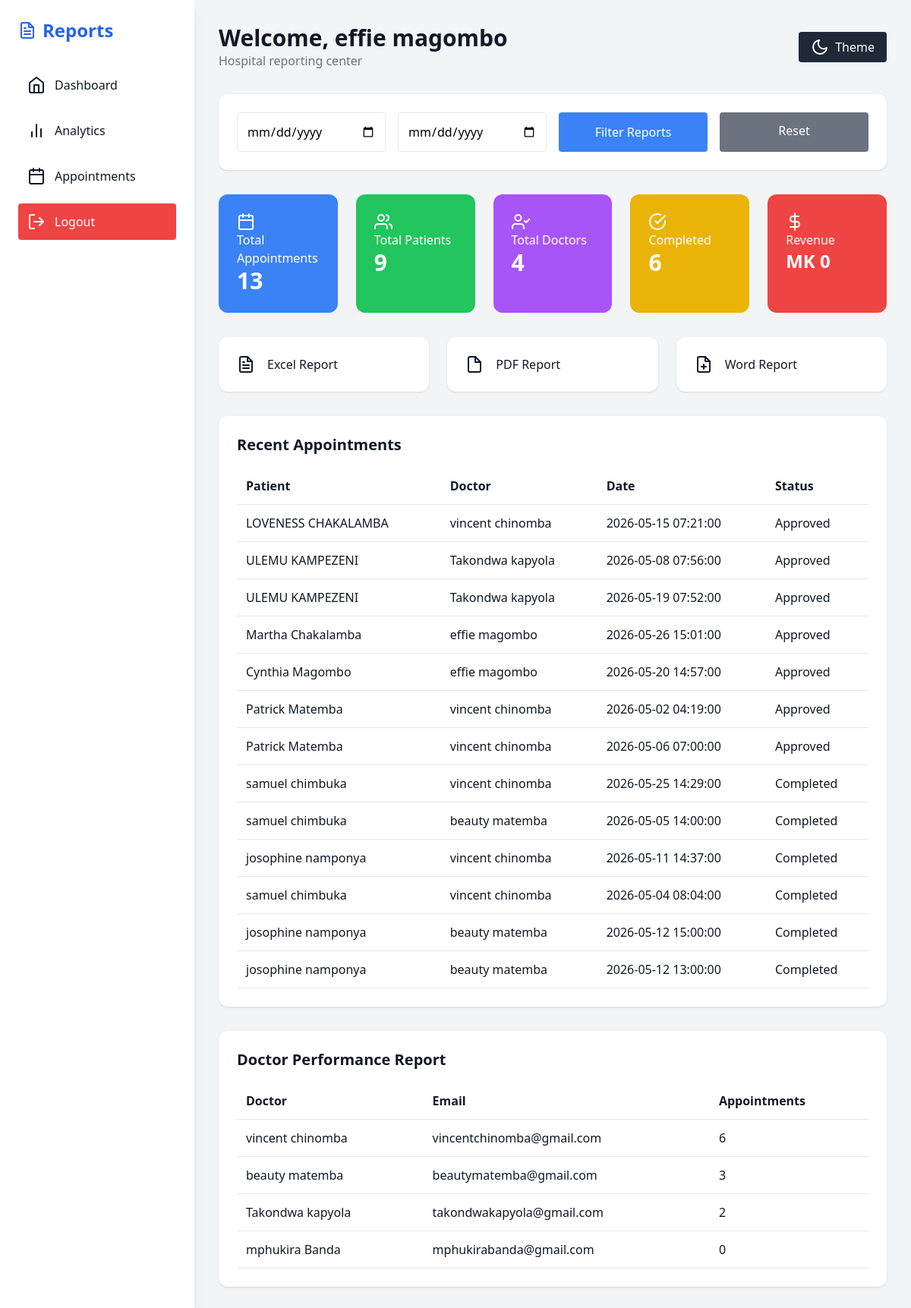
/reports.php (signed in), run on the app's committed database.
### tables this page shows
CREATE TABLE IF NOT EXISTS `appointments` (
  `id` int NOT NULL AUTO_INCREMENT,
  `patient_id` int NOT NULL,
  `doctor_id` int NOT NULL,
  `appointment_date` datetime NOT NULL,
  `reason` text,
  `status` enum('pending','approved','rejected','completed') DEFAULT 'pending',
  `created_at` timestamp NULL DEFAULT CURRENT_TIMESTAMP,
  PRIMARY KEY (`id`),
  KEY `patient_id` (`patient_id`),
  KEY `doctor_id` (`doctor_id`)
);

CREATE TABLE IF NOT EXISTS `users` (
  `id` int NOT NULL AUTO_INCREMENT,
  `name` varchar(100) NOT NULL,
  `email` varchar(150) NOT NULL,
  `national_identification` varchar(50) NOT NULL,
  `password` varchar(255) NOT NULL,
  `role` enum('patient','doctor','admin') NOT NULL DEFAULT 'patient',
  `created_at` timestamp NULL DEFAULT CURRENT_TIMESTAMP,
  `status` varchar(20) DEFAULT 'active',
  `profile_image` varchar(255) DEFAULT NULL,
  PRIMARY KEY (`id`),
  UNIQUE KEY `email` (`email`),
  UNIQUE KEY `national_identification` (`national_identification`)
);

### reports.php (the view, shortened to what this page needs)
<?php
require "db.php";
$adminName = $_SESSION['user']['name'] ?? "Admin";
$startDate = $_GET['start_date'] ?? '';
$endDate   = $_GET['end_date'] ?? '';
$dateCondition = "";
$totalAppointments = $conn->query("
    SELECT COUNT(*) AS total
    FROM appointments a
    WHERE 1=1 $dateCondition
")->fetch_assoc()['total'];
$totalPatients = $conn->query("
    SELECT COUNT(*) AS total
    FROM users
    WHERE role='patient'
")->fetch_assoc()['total'];
$totalDoctors = $conn->query("
    SELECT COUNT(*) AS total
    FROM users
    WHERE role='doctor'
")->fetch_assoc()['total'];
$completedAppointments = $conn->query("
    SELECT COUNT(*) AS total
    FROM appointments a
    WHERE a.status='completed'
")->fetch_assoc()['total'];
$revenue = 0;
$appointments = $conn->query("
    SELECT a.*,
           p.name AS patient_name,
           d.name AS doctor_name
    FROM appointments a
    LEFT JOIN users p ON a.patient_id = p.id
    LEFT JOIN users d ON a.doctor_id = d.id
    WHERE 1=1 $dateCondition
    ORDER BY a.id DESC
    LIMIT 20
");
$doctors = $conn->query("
    SELECT u.name, u.email,
           COUNT(a.id) AS totalAppointments
    FROM users u
    LEFT JOIN appointments a ON u.id = a.doctor_id
    WHERE u.role='doctor'
    GROUP BY u.id
    ORDER BY totalAppointments DESC
");
?>
<!DOCTYPE html>
<html lang="en">
<head>
    <script src="https://cdn.tailwindcss.com"></script>
</head>
<body class="bg-gray-100 dark:bg-gray-900 text-gray-900 dark:text-white">
<div class="flex min-h-screen">
    <aside class="w-64 bg-white dark:bg-gray-800 shadow-lg p-6">
        <h1 class="text-2xl font-bold text-blue-600 mb-8 flex items-center gap-2">
            <i data-feather="file-text"></i>
            Reports
        </h1>
        <nav class="space-y-3">
            <a href="admin.php" class="flex gap-3 p-3 rounded hover:bg-gray-200 dark:hover:bg-gray-700">
                <i data-feather="home"></i>
                Dashboard
            </a>
            <a href="analytics.php" class="flex gap-3 p-3 rounded hover:bg-gray-200 dark:hover:bg-gray-700">
                <i data-feather="bar-chart-2"></i>
                Analytics
            </a>
            <a href="appointments.php" class="flex gap-3 p-3 rounded hover:bg-gray-200 dark:hover:bg-gray-700">
                <i data-feather="calendar"></i>
                Appointments
            </a>
            <a href="logout.php" class="flex gap-3 p-3 rounded bg-red-500 text-white">
                <i data-feather="log-out"></i>
                Logout
            </a>
        </nav>
    </aside>
    <main class="flex-1 p-8">
        <div class="flex justify-between items-center mb-8">
            <div>
                <h2 class="text-3xl font-bold">
                    Welcome, <?= htmlspecialchars($adminName) ?>
                </h2>
                <p class="text-gray-500">
                    Hospital reporting center
                </p>
            </div>
            <button onclick="toggleTheme()"
                class="bg-gray-800 text-white px-4 py-2 rounded flex gap-2">
                <i data-feather="moon"></i>
                Theme
            </button>
        </div>
        <div class="bg-white dark:bg-gray-800 p-6 rounded-xl shadow mb-8">
            <form method="GET" class="grid md:grid-cols-4 gap-4">
                <input type="date" name="start_date" value="<?= $startDate ?>"
                    class="p-3 rounded border text-black">
                <input type="date" name="end_date" value="<?= $endDate ?>"
                    class="p-3 rounded border text-black">
                <button class="bg-blue-500 text-white rounded p-3">
                    Filter Reports
                </button>
                <a href="reports.php"
                   class="bg-gray-500 text-white rounded p-3 text-center">
                    Reset
                </a>
            </form>
        </div>
        <div class="grid md:grid-cols-5 gap-6 mb-8">
            <div class="bg-blue-500 text-white p-6 rounded-xl">
                <i data-feather="calendar"></i>
                <h3>Total Appointments</h3>
                <h1 class="text-3xl font-bold"><?= $totalAppointments ?></h1>
            </div>
            <div class="bg-green-500 text-white p-6 rounded-xl">
                <i data-feather="users"></i>
                <h3>Total Patients</h3>
                <h1 class="text-3xl font-bold"><?= $totalPatients ?></h1>
            </div>
            <div class="bg-purple-500 text-white p-6 rounded-xl">
                <i data-feather="user-check"></i>
                <h3>Total Doctors</h3>
                <h1 class="text-3xl font-bold"><?= $totalDoctors ?></h1>
            </div>
            <div class="bg-yellow-500 text-white p-6 rounded-xl">
                <i data-feather="check-circle"></i>
                <h3>Completed</h3>
                <h1 class="text-3xl font-bold"><?= $completedAppointments ?></h1>
            </div>
            <div class="bg-red-500 text-white p-6 rounded-xl">
                <i data-feather="dollar-sign"></i>
                <h3>Revenue</h3>
                <h1 class="text-2xl font-bold">
                    MK <?= number_format($revenue) ?>
                </h1>
            </div>
        </div>
        <div class="grid md:grid-cols-3 gap-6 mb-8">
            <a href="export_excel.php"
               class="bg-white dark:bg-gray-800 p-6 rounded-xl shadow flex items-center gap-4">
                <i data-feather="file-text"></i>
                Excel Report
            </a>
            <a href="export_pdf.php"
               class="bg-white dark:bg-gray-800 p-6 rounded-xl shadow flex items-center gap-4">
                <i data-feather="file"></i>
                PDF Report
            </a>
            <a href="export_word.php"
               class="bg-white dark:bg-gray-800 p-6 rounded-xl shadow flex items-center gap-4">
                <i data-feather="file-plus"></i>
                Word Report
            </a>
        </div>
        <div class="bg-white dark:bg-gray-800 p-6 rounded-xl shadow mb-8 overflow-auto">
            <h3 class="text-xl font-bold mb-4">Recent Appointments</h3>
            <table class="w-full">
                <thead>
                    <tr class="border-b">
                        <th class="text-left p-3">Patient</th>
                        <th class="text-left p-3">Doctor</th>
                        <th class="text-left p-3">Date</th>
                        <th class="text-left p-3">Status</th>
                    </tr>
                </thead>
                <tbody>
                    <?php while($row = $appointments->fetch_assoc()): ?>
                    <tr class="border-b">
                        <td class="p-3"><?= htmlspecialchars($row['patient_name']) ?></td>
                        <td class="p-3"><?= htmlspecialchars($row['doctor_name']) ?></td>
                        <td class="p-3"><?= $row['appointment_date'] ?></td>
                        <td class="p-3"><?= ucfirst($row['status']) ?></td>
                    </tr>
                    <?php endwhile; ?>
                </tbody>
            </table>
        </div>
        <div class="bg-white dark:bg-gray-800 p-6 rounded-xl shadow">
            <h3 class="text-xl font-bold mb-4">Doctor Performance Report</h3>
            <table class="w-full">
                <thead>
                    <tr class="border-b">
                        <th class="text-left p-3">Doctor</th>
                        <th class="text-left p-3">Email</th>
                        <th class="text-left p-3">Appointments</th>
                    </tr>
                </thead>
                <tbody>
                    <?php while($doc = $doctors->fetch_assoc()): ?>
                    <tr class="border-b">
                        <td class="p-3"><?= htmlspecialchars($doc['name']) ?></td>
                        <td class="p-3"><?= htmlspecialchars($doc['email']) ?></td>
                        <td class="p-3"><?= $doc['totalAppointments'] ?></td>
                    </tr>
                    <?php endwhile; ?>
                </tbody>
            </table>
        </div>
    </main>
</div>
</body>
</html>

### data on the page
appointments: users.name "LOVENESS CHAKALAMBA", users.name "vincent chinomba", appointment_date "2026-05-15 07:21:00", status "Approved"
appointments: users.name "ULEMU KAMPEZENI", users.name "Takondwa kapyola", appointment_date "2026-05-08 07:56:00", status "Approved"
appointments: users.name "ULEMU KAMPEZENI", users.name "Takondwa kapyola", appointment_date "2026-05-19 07:52:00", status "Approved"
appointments: users.name "Martha Chakalamba", users.name "effie magombo", appointment_date "2026-05-26 15:01:00", status "Approved"
appointments: users.name "Cynthia Magombo", users.name "effie magombo", appointment_date "2026-05-20 14:57:00", status "Approved"
appointments: users.name "Patrick Matemba", users.name "vincent chinomba", appointment_date "2026-05-02 04:19:00", status "Approved"
appointments: users.name "Patrick Matemba", users.name "vincent chinomba", appointment_date "2026-05-06 07:00:00", status "Approved"
appointments: users.name "samuel chimbuka", users.name "vincent chinomba", appointment_date "2026-05-25 14:29:00", status "Completed"
appointments: users.name "samuel chimbuka", users.name "beauty matemba", appointment_date "2026-05-05 14:00:00", status "Completed"
appointments: users.name "josophine namponya", users.name "vincent chinomba", appointment_date "2026-05-11 14:37:00", status "Completed"
appointments: users.name "samuel chimbuka", users.name "vincent chinomba", appointment_date "2026-05-04 08:04:00", status "Completed"
appointments: users.name "josophine namponya", users.name "beauty matemba", appointment_date "2026-05-12 15:00:00", status "Completed"
appointments: users.name "josophine namponya", users.name "beauty matemba", appointment_date "2026-05-12 13:00:00", status "Completed"

### other printed values
$adminName "effie magombo"
$totalAppointments "13"
$totalPatients "9"
$totalDoctors "4"
$completedAppointments "6"
$revenue "0"
$doc['name'] "vincent chinomba"
$doc['email'] "vincentchinomba@gmail.com"
$doc['totalAppointments'] "6"
$doc['name'] "beauty matemba"
$doc['email'] "beautymatemba@gmail.com"
$doc['totalAppointments'] "3"
$doc['name'] "Takondwa kapyola"
$doc['email'] "takondwakapyola@gmail.com"
$doc['totalAppointments'] "2"
